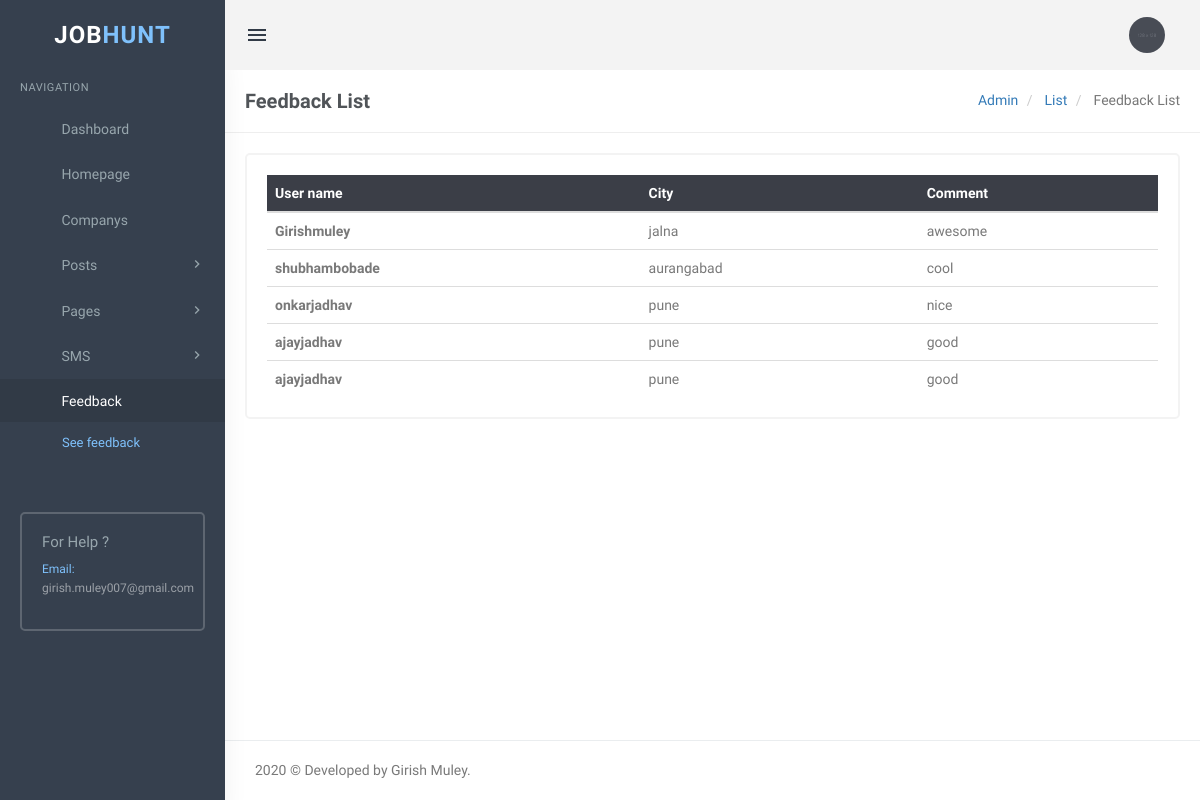
/admin/feedback-list.php (signed in), run on the app's committed database.
### tables this page shows
CREATE TABLE `tblfeedback` (
  `id` int(11) NOT NULL,
  `Firstname` varchar(255) NOT NULL,
  `Lastname` varchar(255) NOT NULL,
  `City` varchar(255) NOT NULL,
  `Comment` varchar(255) NOT NULL,
  `Is_Active` int(11) NOT NULL
);

### admin/feedback-list.php (the view, shortened to what this page needs)
<?php
   include('includes/config.php');
   ?>
<!DOCTYPE html>
<html lang="en">
   <head>
      <link rel="stylesheet" href="../plugins/morris/morris.css">
      <link href="../plugins/jvectormap/jquery-jvectormap-2.0.2.css" rel="stylesheet" />
      <link href="assets/css/bootstrap.min.css" rel="stylesheet" type="text/css" />
      <link href="assets/css/core.css" rel="stylesheet" type="text/css" />
      <link href="assets/css/components.css" rel="stylesheet" type="text/css" />
      <link href="assets/css/icons.css" rel="stylesheet" type="text/css" />
      <link href="assets/css/pages.css" rel="stylesheet" type="text/css" />
      <link href="assets/css/menu.css" rel="stylesheet" type="text/css" />
      <link href="assets/css/responsive.css" rel="stylesheet" type="text/css" />
      <link rel="stylesheet" href="../plugins/switchery/switchery.min.css">
   </head>
   <body class="fixed-left">
      <div id="wrapper">
         <?php include('includes/topheader.php');?>
         <?php include('includes/leftsidebar.php');?>
         <div class="content-page">
            <div class="content">
               <div class="container">
                  <div class="row">
                     <div class="col-xs-12">
                        <div class="page-title-box">
                           <h4 class="page-title">Feedback List </h4>
                           <ol class="breadcrumb p-0 m-0">
                              <li>
                                 <a href="#">Admin</a>
                              </li>
                              <li>
                                 <a href="#">List</a>
                              </li>
                              <li class="active">
                                 Feedback List
                              </li>
                           </ol>
                           <div class="clearfix"></div>
                        </div>
                     </div>
                  </div>
                  <div class="row">
                     <div class="col-sm-12">
                        <div class="card-box">
                           <div class="table-responsive">
                              <table class="table table-colored table-centered table-inverse m-0">
                                 <thead>
                                    <tr>
                                       <th>User name</th>
                                       <th>City</th>
                                       <th>Comment</th>
                                    </tr>
                                 </thead>
                                 <tbody>
                                    <?php
                                       $query=mysqli_query($con,"SELECT Firstname,Lastname,City,Comment FROM `tblfeedback` WHERE Is_Active='1'");
                                       $rowcount=mysqli_num_rows($query);
                                       if($rowcount==0)
                                       {
                                       ?>
                                    <tr>
                                       <td colspan="4" align="center">
                                          <h3 style="color:red">No record found</h3>
                                       </td>
                                    <tr>
                                       <?php
                                          } else {
                                          while($row=mysqli_fetch_array($query))
                                          {
                                          ?>
                                    <tr>
                                       <td><b><?php echo htmlentities($row['Firstname']);?><?php echo htmlentities($row['Lastname']);?></b></td>
                                       <td><?php echo htmlentities($row['City'])?></td>
                                       <td><?php echo htmlentities($row['Comment'])?></td>
                                    </tr>
                                    <?php } }?>
                                 </tbody>
                              </table>
                           </div>
                        </div>
                     </div>
                  </div>
               </div>
            </div>
            <?php include('includes/footer.php');?>
         </div>
      </div>
   </body>
</html>

### admin/assets/css/core.css (style rules this page uses)
body { font-family: 'Varela Round', sans-serif; margin: 0; padding-bottom: 60px; overflow-x: hidden; color: #797979; }
html { position: relative; min-height: 100%; }
.h1, .h2, .h3, .h4, .h5, .h6, h1, h2, h3, h4, h5, h6 { color: #505458; font-family: 'Hind Madurai', sans-serif; margin: 10px 0; }
* { outline: none !important; }
b, strong { font-weight: 600; font-family: 'Hind Madurai', sans-serif; }
.container { width: auto; }
#wrapper { height: 100%; overflow: hidden; width: 100%; }
.p-0 { padding: 0 !important; }
.m-0 { margin: 0 !important; }
.card-box { padding: 20px; border: 2px solid #f3f3f3; -webkit-border-radius: 5px; border-radius: 5px; -moz-border-radius: 5px; background-clip: padding-box; margin-bottom: 20px; background-color: #ffffff; }
.row { margin-right: -10px; margin-left: -10px; }
.col-lg-1, .col-lg-10, .col-lg-11, .col-lg-12, .col-lg-2, .col-lg-3, .col-lg-4, .col-lg-5, .col-lg-6, .col-lg-7, .col-lg-8, .col-lg-9, .col-md-1, .col-md-10, .col-md-11, .col-md-12, .col-md-2, .col-md-3, .col-md-4, .col-md-5, .col-md-6, .col-md-7, .col-md-8, .col-md-9, .col-sm-1, .col-sm-10, .col-sm-11, .col-sm-12, .col-sm-2, .col-sm-3, .col-sm-4, .col-sm-5, .col-sm-6, .col-sm-7, .col-sm-8, .col-sm-9, .col-xs-1, .col-xs-10, .col-xs-11, .col-xs-12, .col-xs-2, .col-xs-3, .col-xs-4, .col-xs-5, .col-xs-6, .col-xs-7, .col-xs-8, .col-xs-9 { padding-left: 10px; padding-right: 10px; }
.breadcrumb { background-color: transparent; margin-bottom: 15px; padding-top: 10px; padding-left: 0; }

### admin/assets/css/menu.css (style rules this page uses)
.content-page { margin-left: 225px; overflow: hidden; }
.content-page .content { padding: 0 5px 10px 5px; margin-top: 70px; }
.page-title { font-size: 20px; margin-bottom: 0; margin-top: 0; font-weight: 600; }
.page-title-box { padding: 20px; border-bottom: 1px solid #eee; margin: 0 -20px 20px -20px; }
.page-title-box .page-title { margin-bottom: 0; float: left; }
.page-title-box .breadcrumb { float: right; background-color: transparent !important; }

### data on the page
tblfeedback: Firstname "Girish", Lastname "muley", City "jalna", Comment "awesome"
tblfeedback: Firstname "shubham", Lastname "bobade", City "aurangabad", Comment "cool"
tblfeedback: Firstname "onkar", Lastname "jadhav", City "pune", Comment "nice"
tblfeedback: Firstname "ajay", Lastname "jadhav", City "pune", Comment "good"
tblfeedback: Firstname "ajay", Lastname "jadhav", City "pune", Comment "good"
